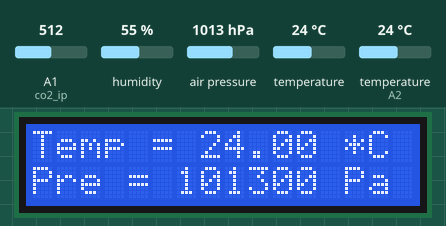
The sketch below on a simulated Arduino Uno, built with avr-gcc and run on an emulated ATmega328P. Shown: 16×2 character LCD. Inputs (shaded band) come from the test bench; at power-on: temperature 24 °C, humidity 55 %, A1 (co2_ip) = 512, air pressure 1013 hPa, temperature (sensor on A2) 24 °C. No radio packets arrive unless stated; what the sketch prints to the serial monitor is not drawn.

Above: at 1.4 s.
1.5 s: temperature (sensor 0) set to 9 °C
At 5.5 s:
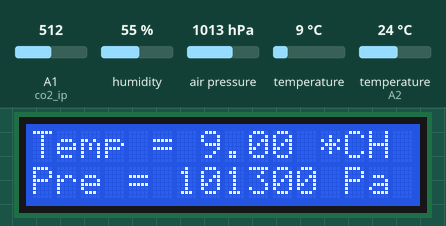
10.7 s: humidity set to 22 %
At 14.6 s:
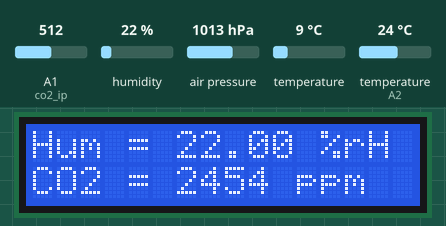
17.7 s: A1 (co2_ip) set to 716
At 22.3 s:
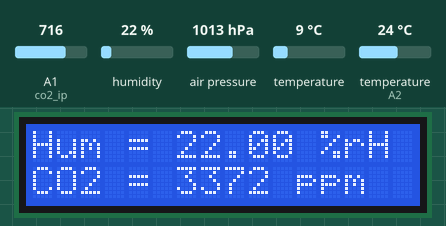
25.4 s: air pressure set to 952 hPa
At 28.6 s:
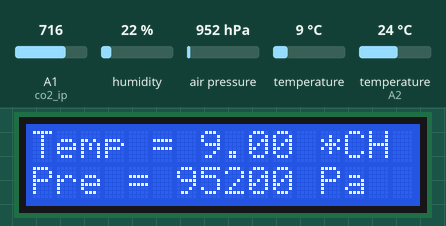
30.8 s: humidity set to 40 %
At 34.5 s:
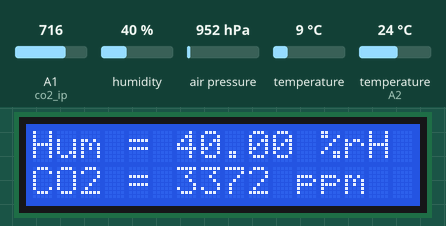
36.9 s: A1 (co2_ip) set to 992
At 42.1 s:
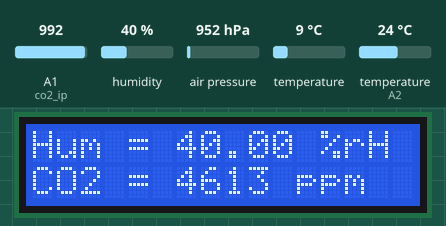
Timing chart, 0 to 43.6 s (numbered marks = the images above; inputs shaded):
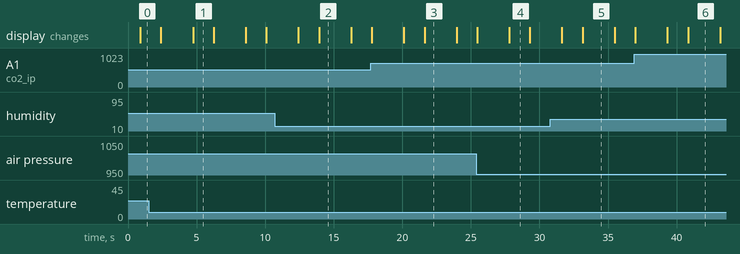

Measured:
- after the input at 1.5 s, the display: first differs from a run without the input after 3.2 s (image 1)
- after the input at 10.7 s, the display: first differs from a run without the input after 3.2 s (image 2)
- after the input at 17.7 s, the display: first differs from a run without the input after 3.9 s (image 3)
- after the input at 25.4 s, the display: first differs from a run without the input after 2.4 s (image 4)
- after the input at 30.8 s, the display: first differs from a run without the input after 2.3 s (image 5)
- after the input at 36.9 s, the display: first differs from a run without the input after 3.9 s (image 6)
- what the display in image 1 shows lasts 1.5 s, from 4.7 s to 6.2 s

The sketch:

Weather_Station_Code.ino
```cpp
#include <Wire.h>
#include <Adafruit_BMP085.h>
#include <VirtualWire.h>
#include <dht.h>
#include <LiquidCrystal.h>


Adafruit_BMP085 bmp;
dht DHT;

#define DHT11_PIN   A2                        //A2 will read the humidity

#define co2_ip     A1                        //analog feed from MQ135
                 //digital feed from MQ135
#define co2_0      55                        //calibrated CO2 0 level. This needs to be changed according to the value of the place you are using the CO2 sensor

int tx_no=0;                                 // Transmission # for testing


// initialize the library by associating any needed LCD interface pin
// with the arduino pin number it is connected to
const int rs = 12, en = 11, d4 = 5, d5 = 4, d6 = 3, d7 = 2;
LiquidCrystal lcd(rs, en, d4, d5, d6, d7);


void setup() {
    Serial.begin(9600);
    Serial.println("setup");
    digitalWrite(10,LOW);

    pinMode(DHT11_PIN, INPUT);

    pinMode(7, OUTPUT);
    pinMode(co2_ip,INPUT);                     //MQ135 analog feed set for input


    bmp.begin();


    // Initialise the IO and ISR
    vw_set_tx_pin(7);
    vw_set_ptt_inverted(true); // Required for DR3100
    vw_setup(2000);  // Bits per sec

    lcd.begin(16, 2);


}

void loop() {

  /*Initial setup for gas sensor.. this is long...*/

     int co2_now[10];                               //int array for co2 readings
     int co2_raw = 0;                               //int for raw value of co2
     int co2_comp = 0;                              //int for compensated co2
     int co2_ppm = 0;                               //int for calculated ppm
     int co2_avg = 0;                               //int for averaging

    for (int x = 0;x<10;x++)                        //samplpe co2 10x over 0.5 seconds
        {
         co2_now[x]=analogRead(A1);
         delay(50);
        }

     for (int x = 0;x<10;x++)
        {                     //add samples together
          co2_avg=co2_avg + co2_now[x];

        }

     co2_raw = co2_avg/10;                           //divide samples by 10
     co2_comp = co2_raw - co2_0;                     //get compensated value
     co2_ppm = map(co2_comp,0,1023,400,5000);        // 0 is mapped to the average CO2 levels of Earth i.e., 400 ppm AND 1023 is mapped to 5000 ppm. The 5000 ppm is chosen arbitrarily just for lulz.

    /* reading CO2 Level ends now, and reading values of other sensors begins*/

    float temperature = bmp.readTemperature();       // reading temperature

    long pressure = bmp.readPressure();              // reading pressure

    DHT.read11(DHT11_PIN);                           // reading humidity

    /* Code for all transmitted values begins now*/

    /*Transmitting the numver of values read*/

    String value0 = "-------- This is Reading# " + String(tx_no) + " --------";

    char *msg = value0.c_str();

    digitalWrite(13, true); // Flash a light to show transmitting
    vw_send(msg, strlen(msg));
    vw_wait_tx(); // Wait until the whole message is gone
    digitalWrite(13, false);

    /*Transmitting Temperature*/

    String value1 = " : Temperature = " + String(temperature) + " *C";  //displaying temperature as Temperature = [Temperature Value] *C

    msg = value1.c_str();

    digitalWrite(13, true); // Flash a light to show transmitting
    vw_send(msg, strlen(msg));
    vw_wait_tx(); // Wait until the whole message is gone
    digitalWrite(13, false);

    /*Transmitting Pressure*/

    String value2 = "Pressure = " + String(pressure) + " Pa"; //displaying Pressure as Pressure = [Pressure Value] Pa

    msg = value2.c_str();

    digitalWrite(13, true); // Flash a light to show transmitting
    vw_send(msg, strlen(msg));
    vw_wait_tx(); // Wait until the whole message is gone
    digitalWrite(13, false);


    /*Transmitting relative Humidity*/

    String value3 = "Humidity = " + String(DHT.humidity) + " %rH"; //displaying Humidity as Humidity = [Humidity Value] %rH

    msg = value3.c_str();

    digitalWrite(13, true); // Flash a light to show transmitting
    vw_send(msg, strlen(msg));
    vw_wait_tx(); // Wait until the whole message is gone
    digitalWrite(13, false);


    /*Transmitting CO2 Level*/

    String value4 = "CO2 Level = " + String(co2_ppm) + " ppm"; //displaying CO2 Level as CO2 Level = [CO2 Level Value] ppm

    msg = value4.c_str();

    digitalWrite(13, true); // Flash a light to show transmitting
    vw_send(msg, strlen(msg));
    vw_wait_tx(); // Wait until the whole message is gone
    digitalWrite(13, false);

    /*Updating Transmission values*/

    tx_no++;                                // Update transmission number after every loop


    /*Codes for Transmission ends and codes for LCD display begins*/


    /* Code for Temperature display begins from here. Do not copy this part for other sensors*/

    lcd.setCursor(0, 0); //set cursor to initial position

    lcd.print("Temp = ");
    lcd.print(temperature);
    lcd.print(" *C");


    /* Code for Pressure display begins from here. You copy this part for other sensors but be careful about the LCD cursor position, pins and inputs*/

    lcd.setCursor(0, 1);

    lcd.print("Pre = ");
    lcd.print(pressure);
    lcd.print(" Pa");


    /*Observer can read the values within the delay below, and after that LCD clears to show more sensor values*/

    delay (1500);
    lcd.clear();

    /* Code for Humidity sensor begins from here. You copy this part for other sensors but be careful about the LCD cursor position, pins and inputs*/

    lcd.setCursor(0, 0);

    lcd.print("Hum = ");
    lcd.print(DHT.humidity);
    lcd.print(" %rH");


    /* Code for CO2 levels begins from here. You copy this part for other sensors but be careful about the LCD cursor position, pins and inputs*/

    lcd.setCursor(0,1);

    lcd.print("CO2 = ");
    lcd.print(co2_ppm);
    lcd.print(" ppm");


    /*Observer can read the values within the delay below, and after that LCD clears*/

    delay(1500);


}
```
